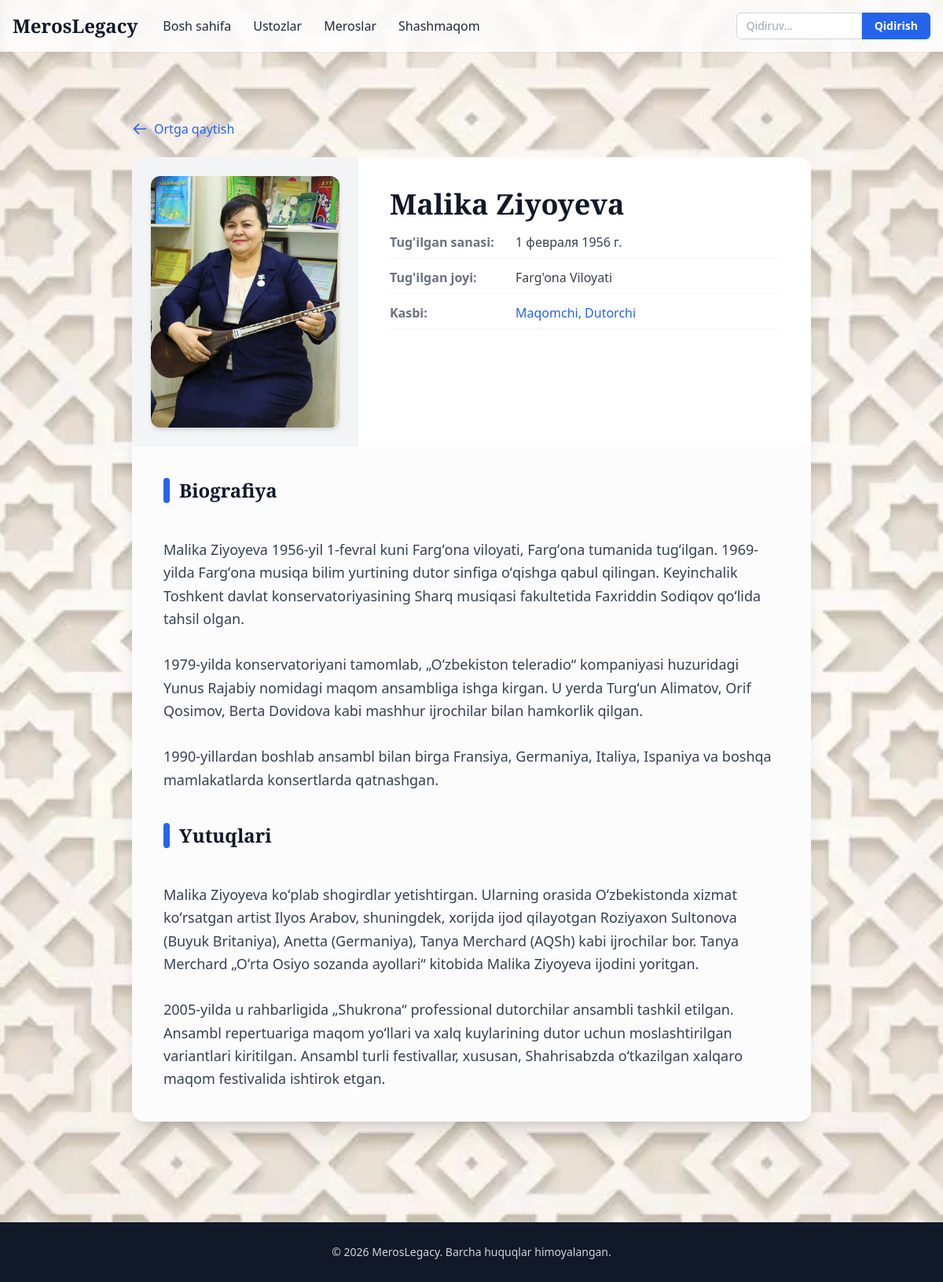
Screenshot of /teacher/malika-ziyoyeva/ with the database file from the repository.
### index/models.py (models this page shows, shortened)
class Teacher(models.Model):
    full_name = models.CharField(max_length=255, verbose_name="To'liq ismi")
    photo = models.ImageField(upload_to='teachers/photos/', blank=True, null=True, verbose_name='Foto')
    birth_date = models.DateField(blank=True, null=True, verbose_name="Tug'ilgan sanasi")
    death_date = models.DateField(blank=True, null=True, verbose_name="Vafot etgan sanasi")
    birth_place = models.CharField(max_length=255, verbose_name="Tug'ilgan joyi")
    profession = models.CharField(max_length=255, verbose_name="Kasbi / Cholg'u asbobi")
    biography = models.TextField(verbose_name="Biografiyasi")
    achievements = models.TextField(verbose_name="Yutuqlari", blank=True, null=True)
    slug = models.SlugField(unique=True, blank=True)
    created_at = models.DateTimeField(auto_now_add=True)
    updated_at = models.DateTimeField(auto_now=True)
    class Meta:
        verbose_name = "O'qituvchi"
        verbose_name_plural = "O'qituvchilar"
        ordering = ['full_name']

### index/views.py (the view)
# urls.py: path('teacher/<slug:slug>/', views.teacher_detail, name='teacher_detail'),
def teacher_detail(request, slug):
    teacher = get_object_or_404(Teacher, slug=slug)
    return render(request, 'teacher_detail.html', {'teacher': teacher})

### index/templates/teacher_detail.html (shortened to what this page needs)
{% extends 'base.html' %}
{% load static %}
{% block content %}
<div class="max-w-4xl mx-auto px-4 py-8 md:py-16">
    <a href="/teachers/" class="inline-flex items-center text-blue-600 hover:text-blue-800 font-medium mb-6 transition">
        <svg class="w-5 h-5 mr-2" fill="none" stroke="currentColor" viewBox="0 0 24 24">
            <path stroke-linecap="round" stroke-linejoin="round" stroke-width="2" d="M10 19l-7-7m0 0l7-7m-7 7h18"/>
        </svg>
        Ortga qaytish
    </a>
    <div class="bg-white rounded-2xl shadow-xl overflow-hidden">
        <div class="md:flex">
            <div class="md:w-1/3 bg-gray-100 flex items-center justify-center p-6">
                {% if teacher.photo %}
                    <img src="{{ teacher.photo.url }}" alt="{{ teacher.full_name }}"
                         class="rounded-xl shadow-md w-full max-w-[280px] object-cover aspect-[3/4]">
                {% else %}
                    <div class="w-full aspect-[3/4] bg-gray-200 rounded-xl flex items-center justify-center">
                        <span class="text-gray-400">Rasm mavjud emas</span>
                    </div>
                {% endif %}
            </div>
            <div class="md:w-2/3 p-8 md:p-10">
                <h2 class="font-playfair text-3xl md:text-4xl font-bold text-gray-900 mb-4">{{ teacher.full_name }}</h2>
                <div class="space-y-3 text-gray-700">
                    <p class="flex border-b border-gray-100 pb-2">
                        <span class="font-semibold w-40 text-gray-500">Tug'ilgan sanasi:</span>
                        <span>{{ teacher.birth_date }}</span>
                    </p>
                    <p class="flex border-b border-gray-100 pb-2">
                        <span class="font-semibold w-40 text-gray-500">Tug'ilgan joyi:</span>
                        <span>{{ teacher.birth_place }}</span>
                    </p>
                    <p class="flex border-b border-gray-100 pb-2">
                        <span class="font-semibold w-40 text-gray-500">Kasbi:</span>
                        <span class="text-blue-600 font-medium">{{ teacher.profession }}</span>
                    </p>
                </div>
            </div>
        </div>
        <div class="p-8 md:p-10 bg-gray-50/50 space-y-10">
            <section>
                <h3 class="font-playfair text-2xl font-bold text-gray-900 mb-4 flex items-center">
                    <span class="w-2 h-8 bg-blue-600 rounded-full mr-3"></span>
                    Biografiya
                </h3>
                <div class="text-gray-700 leading-relaxed text-lg whitespace-pre-line">
                    {{ teacher.biography }}
                </div>
            </section>
            <section>
                <h3 class="font-playfair text-2xl font-bold text-gray-900 mb-4 flex items-center">
                    <span class="w-2 h-8 bg-blue-600 rounded-full mr-3"></span>
                    Yutuqlari
                </h3>
                <div class="text-gray-700 leading-relaxed text-lg whitespace-pre-line">
                    {{ teacher.achievements }}
                </div>
            </section>
        </div>
    </div>
</div>
{% endblock %}

### index/templates/base.html (style rules this page uses)
html { font-family: 'Open Sans', sans-serif; }
.font-playfair { font-family: 'Playfair Display', serif; }

### rows the page displays
Teacher: photo (picture), full_name "Malika Ziyoyeva", birth_date "1 февраля 1956 г.", birth_place "Farg'ona Viloyati", profession "Maqomchi, Dutorchi", biography "Malika Ziyoyeva 1956-yil 1-fevral kuni Fargʻona viloyati, Fargʻona tumanida tugʻilgan. 1969-yilda Fargʻona musiqa bilim yurtining dutor sinfiga oʻqishga qabul qilingan. Keyinchalik Toshkent davlat konservatoriyasining Sharq musiqasi fakultetida Faxriddin Sodiqov qoʻlida tahsil olgan. 1979-yilda konservatoriyani tamomlab, „Oʻzbekiston teleradio“ kompaniyasi huzuridagi Yunus Rajabiy nomidagi maqom ansambliga ishga kirgan. U yerda Turgʻun Alimatov, Orif Qosimov, Berta Dovidova kabi mashhur ijrochilar bilan hamkorlik qilgan. 1990-yillardan boshlab ansambl bilan birga Fransiya, Germaniya, Italiya, Ispaniya va boshqa mamlakatlarda konsertlarda qatnashgan.", achievements "Malika Ziyoyeva koʻplab shogirdlar yetishtirgan. Ularning orasida Oʻzbekistonda xizmat koʻrsatgan artist Ilyos Arabov, shuningdek, xorijda ijod qilayotgan Roziyaxon Sultonova (Buyuk Britaniya), Anetta (Germaniya), Tanya Merchard (AQSh) kabi ijrochilar bor. Tanya Merchard „Oʻrta Osiyo sozanda ayollari“ kitobida Malika Ziyoyeva ijodini yoritgan. 2005-yilda u rahbarligida „Shukrona“ professional dutorchilar ansambli tashkil etilgan. Ansambl repertuariga maqom yoʻllari va xalq kuylarining dutor uchun moslashtirilgan variantlari kiritilgan. Ansambl turli festivallar, xususan, Shahrisabzda oʻtkazilgan xalqaro maqom festivalida ishtirok etgan."
